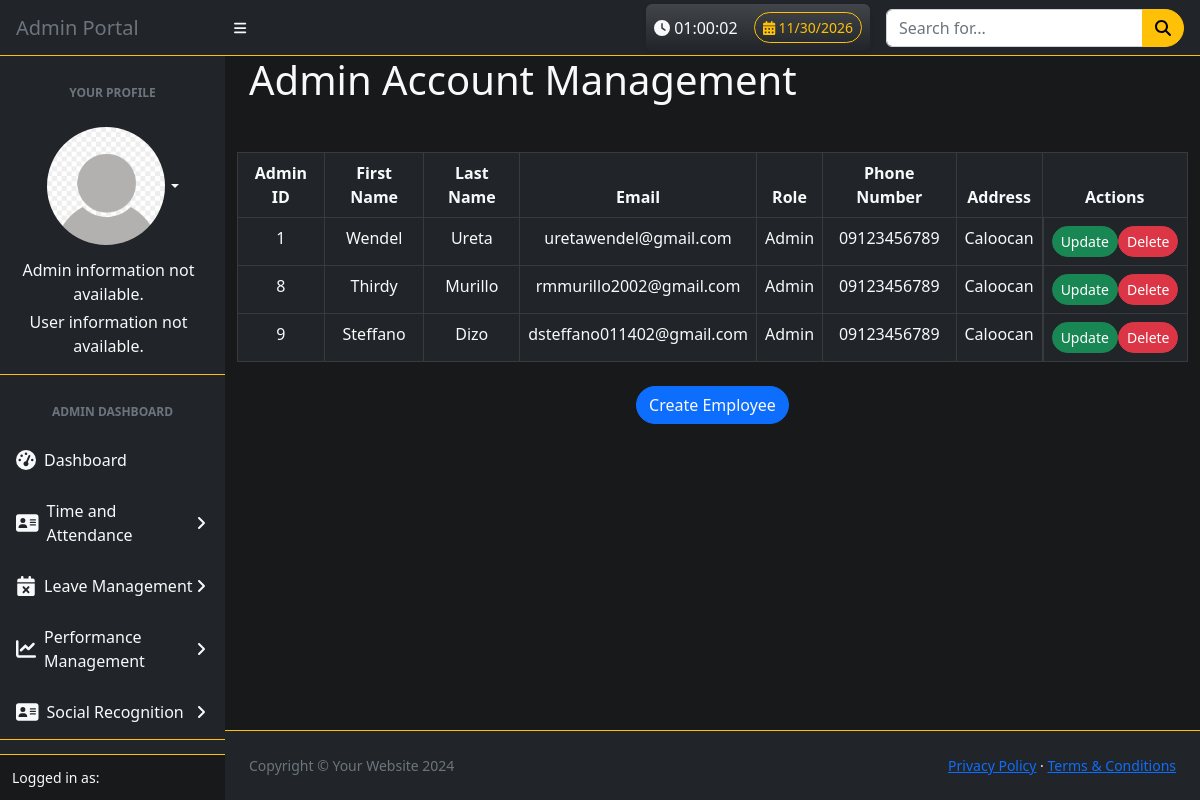
Page /main/admin.php on the earlier database version.
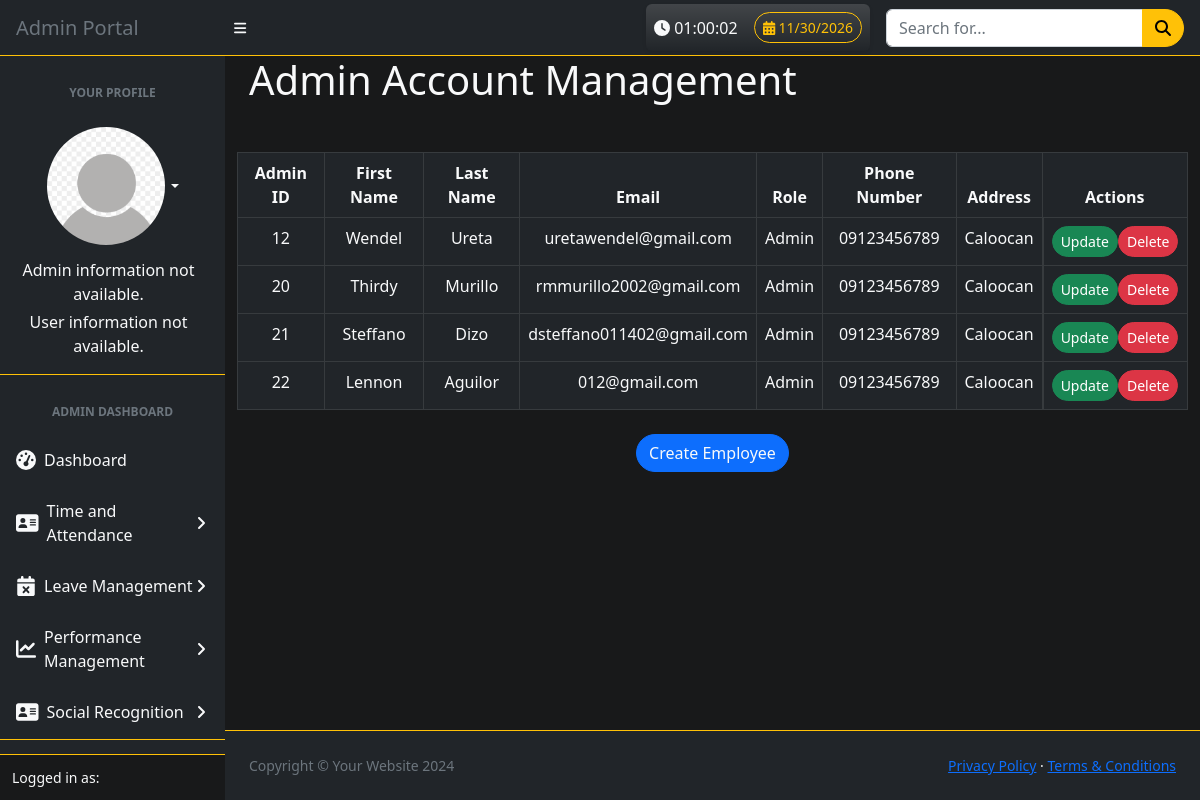
Same page on the later database version.
### tables this page shows
CREATE TABLE `admin_register` (
  `a_id` int(11) NOT NULL,
  `firstname` varchar(255) NOT NULL,
  `middlename` varchar(255) NOT NULL,
  `lastname` varchar(255) NOT NULL,
  `birthdate` date NOT NULL DEFAULT current_timestamp(),
  `email` varchar(255) NOT NULL,
  `password` varchar(255) NOT NULL,
  `role` varchar(100) NOT NULL,
  `position` varchar(255) NOT NULL,
  `department` varchar(255) NOT NULL,
  `available_leaves` int(11) NOT NULL,
  `phone_number` varchar(20) NOT NULL,
  `address` text NOT NULL,
  `pfp` longblob NOT NULL
);

### main/admin.php (the view, shortened to what this page needs)
<?php
include '../db/db_conn.php';
$adminId = $_SESSION['a_id'];
$sql = "SELECT a_id, firstname, middlename, lastname, birthdate, email, role, position, department, phone_number, address, pfp FROM admin_register WHERE a_id = ?";
$stmt = $conn->prepare($sql);
$stmt->bind_param("i", $adminId);
$stmt->execute();
$result = $stmt->get_result();
$adminInfo = $result->fetch_assoc();
$sql = "SELECT a_id, firstname, lastname, email, role, phone_number, address FROM admin_register WHERE role='Admin'";
$result = $conn->query($sql);
?>
<!DOCTYPE html>
<html lang="en">
<head>
    <link href="../css/styles.css" rel="stylesheet" />
    <link href='https://cdn.jsdelivr.net/npm/fullcalendar@5.11.3/main.min.css' rel='stylesheet' />
    <link href="../css/calendar.css" rel="stylesheet"/>
    <link rel="stylesheet" href="https://cdnjs.cloudflare.com/ajax/libs/font-awesome/6.0.0-beta3/css/all.min.css">
</head>
<body class="sb-nav-fixed bg-black">
    <nav class="sb-topnav navbar navbar-expand navbar-dark border-bottom border-1 border-warning bg-dark">
        <a class="navbar-brand ps-3 text-muted" href="../main/index.php">Admin Portal</a>
        <button class="btn btn-link btn-sm order-1 order-lg-0 me-4 me-lg-0" id="sidebarToggle" href="#!"><i class="fas fa-bars text-light"></i></button>
            <div class="d-flex ms-auto me-0 me-md-3 my-2 my-md-0 align-items-center">
                <div class="text-light me-3 p-2 rounded shadow-sm bg-gradient" id="currentTimeContainer"
                    style="background: linear-gradient(45deg, #333333, #444444); border-radius: 5px;">
                    <span class="d-flex align-items-center">
                        <span class="pe-2">
                            <i class="fas fa-clock"></i>
                            <span id="currentTime">00:00:00</span>
                        </span>
                        <button class="btn btn-outline-warning btn-sm ms-2" type="button" onclick="toggleCalendar()">
                            <i class="fas fa-calendar-alt"></i>
                            <span id="currentDate">00/00/0000</span>
                        </button>
                    </span>
                </div>
                <form class="d-none d-md-inline-block form-inline">
                    <div class="input-group">
                        <input class="form-control" type="text" placeholder="Search for..." aria-label="Search for..." aria-describedby="btnNavbarSearch" />
                        <button class="btn btn-warning" id="btnNavbarSearch" type="button"><i class="fas fa-search"></i></button>
                    </div>
                </form>
            </div>
    </nav>
    <div id="layoutSidenav">
        <div id="layoutSidenav_nav">
            <nav class="sb-sidenav accordion bg-dark" id="sidenavAccordion">
                <div class="sb-sidenav-menu ">
                    <div class="nav">
                        <div class="sb-sidenav-menu-heading text-center text-muted">Your Profile</div>
                        <ul class="navbar-nav ms-auto ms-md-0 me-3 me-lg-4">
                            <li class="nav-item dropdown text">
                                <a class="nav-link dropdown-toggle text-light d-flex justify-content-center ms-4" id="navbarDropdown" href="#" role="button" data-bs-toggle="dropdown" aria-expanded="false">
                                    <img src="../img/defaultpfp.png" class="rounded-circle border border-dark" width="120" height="120" />
                                </a>
                            </li>
                            <li class="nav-item text-light d-flex ms-3 flex-column align-items-center text-center">
                                <span class="big text-light mb-1">
                                    <?php
                                        if ($adminInfo) {
                                        echo htmlspecialchars($adminInfo['firstname'] . ' ' . $adminInfo['middlename'] . ' ' . $adminInfo['lastname']);
                                        } else {
                                        echo "Admin information not available.";
                                        }
                                    ?>
                                </span>
                                <span class="big text-light">
                                    <?php
                                        if ($adminInfo) {
                                        echo htmlspecialchars($adminInfo['role']);
                                        } else {
                                        echo "User information not available.";
                                        }
                                    ?>
                                </span>
                            </li>
                        </ul>
                        <div class="sb-sidenav-menu-heading text-center text-muted border-top border-1 border-warning mt-3">Admin Dashboard</div>
                        <a class="nav-link text-light" href="../main/index.php">
                            <div class="sb-nav-link-icon"><i class="fas fa-tachometer-alt"></i></div>
                            Dashboard
                        </a>
                        <a class="nav-link collapsed text-light" href="#" data-bs-toggle="collapse" data-bs-target="#collapseTAD" aria-expanded="false" aria-controls="collapseTAD">
                            <div class="sb-nav-link-icon"><i class="fa fa-address-card"></i></div>
                            Time and Attendance
                            <div class="sb-sidenav-collapse-arrow"><i class="fas fa-angle-down"></i></div>
                        </a>
                        <a class="nav-link collapsed text-light" href="#" data-bs-toggle="collapse" data-bs-target="#collapseLM" aria-expanded="false" aria-controls="collapseLM">
                            <div class="sb-nav-link-icon"><i class="fas fa-calendar-times"></i></div>
                            Leave Management
                            <div class="sb-sidenav-collapse-arrow"><i class="fas fa-angle-down"></i></div>
                        </a>
                        <a class="nav-link collapsed text-light" href="#" data-bs-toggle="collapse" data-bs-target="#collapsePM" aria-expanded="false" aria-controls="collapsePM">
                            <div class="sb-nav-link-icon"><i class="fas fa-line-chart"></i></div>
                            Performance Management
                            <div class="sb-sidenav-collapse-arrow"><i class="fas fa-angle-down"></i></div>
                        </a>
                        <a class="nav-link collapsed text-light" href="#" data-bs-toggle="collapse" data-bs-target="#collapseSR" aria-expanded="false" aria-controls="collapseSR">
                            <div class="sb-nav-link-icon"><i class="fa fa-address-card"></i></div>
                            Social Recognition
                            <div class="sb-sidenav-collapse-arrow"><i class="fas fa-angle-down"></i></div>
                        </a>
                        <div class="sb-sidenav-menu-heading text-center text-muted border-top border-1 border-warning">Account Management</div>
                    </div>
                </div>
                <div class="sb-sidenav-footer bg-black text-light border-top border-1 border-warning">
                    <div class="small">Logged in as: <?php echo htmlspecialchars($adminInfo['role']); ?></div>
                </div>
            </nav>
        </div>
    <div id="layoutSidenav_content">
        <main class="bg-black">
            <div class="container-fluid position-relative px-4">
                <h1 class="mb-4 text-light">Admin Account Management</h1>
            </div>
            <div class="container mt-5">
                <table class="table table-bordered table-dark">
                    <thead class="thead-light">
                        <tr class="text-center text-light">
                            <th>Admin ID</th>
                            <th>First Name</th>
                            <th>Last Name</th>
                            <th>Email</th>
                            <th>Role</th>
                            <th>Phone Number</th>
                            <th>Address</th>
                            <th>Actions</th>
                        </tr>
                    </thead>
                    <tbody>
                        <?php if ($result->num_rows > 0): ?>
                            <?php while ($row = $result->fetch_assoc()): ?>
                                <tr class="text-center text-light">
                                    <td><?php echo htmlspecialchars($row['a_id']); ?></td>
                                    <td><?php echo htmlspecialchars($row['firstname']); ?></td>
                                    <td><?php echo htmlspecialchars($row['lastname']); ?></td>
                                    <td><?php echo htmlspecialchars($row['email']); ?></td>
                                    <td><?php echo htmlspecialchars($row['role']); ?></td>
                                    <td><?php echo htmlspecialchars($row['phone_number']); ?></td>
                                    <td><?php echo htmlspecialchars($row['address']); ?></td>
                                    <td class='d-flex justify-content-around'>
                                        <button class="btn btn-success btn-sm"
                                                onclick="fillUpdateForm(<?php echo $row['a_id']; ?>, '<?php echo htmlspecialchars($row['firstname']); ?>', '<?php echo htmlspecialchars($row['lastname']); ?>', '<?php echo htmlspecialchars($row['email']); ?>', '<?php echo htmlspecialchars($row['role']); ?>', '<?php echo htmlspecialchars($row['phone_number']); ?>', '<?php echo htmlspecialchars($row['address']); ?>')">Update</button>
                                        <button class="btn btn-danger btn-sm" onclick="deleteEmployee(<?php echo $row['a_id']; ?>)">Delete</button>
                                    </td>
                                </tr>
                            <?php endwhile; ?>
                        <?php else: ?>
                            <tr><td colspan="8" class="text-center">No records found.</td></tr>
                        <?php endif; ?>
                    </tbody>
                </table>
                <div class="d-flex justify-content-center mt-4 mb-0">
                    <a class="btn btn-primary text-light" href="../main/registeradmin.php">Create Employee</a>
                </div>
            </div>
        </main>
        <footer class="py-4 bg-dark text-light mt-auto border-top border-warning">
            <div class="container-fluid px-4">
                <div class="d-flex align-items-center justify-content-between small">
                    <div class="text-muted">Copyright &copy; Your Website 2024</div>
                    <div>
                        <a href="#">Privacy Policy</a>
                        &middot;
                        <a href="#">Terms & Conditions</a>
                    </div>
                </div>
            </div>
        </footer>
    </div>
</body>
</html>

### css/calendar.css (style rules this page uses)
.bg-dark { background-color: #343a40; }
.text-light { color: #ffffff; }

### main/admin.php (style rules this page uses)
.btn { transition: transform 0.3s ease; border-radius: 50px; }

Differences in the rows shown:
removed admin_register: a_id "1", firstname "Wendel", lastname "Ureta", email "uretawendel@gmail.com", role "Admin", phone_number "09123456789", address "Caloocan"
removed admin_register: a_id "8", firstname "Thirdy", lastname "Murillo", email "rmmurillo2002@gmail.com", role "Admin", phone_number "09123456789", address "Caloocan"
removed admin_register: a_id "9", firstname "Steffano", lastname "Dizo", email "dsteffano011402@gmail.com", role "Admin", phone_number "09123456789", address "Caloocan"
added admin_register: a_id "12", firstname "Wendel", lastname "Ureta", email "uretawendel@gmail.com", role "Admin", phone_number "09123456789", address "Caloocan"
added admin_register: a_id "20", firstname "Thirdy", lastname "Murillo", email "rmmurillo2002@gmail.com", role "Admin", phone_number "09123456789", address "Caloocan"
added admin_register: a_id "21", firstname "Steffano", lastname "Dizo", email "dsteffano011402@gmail.com", role "Admin", phone_number "09123456789", address "Caloocan"
added admin_register: a_id "22", firstname "Lennon", lastname "Aguilor", email "012@gmail.com", role "Admin", phone_number "09123456789", address "Caloocan"
